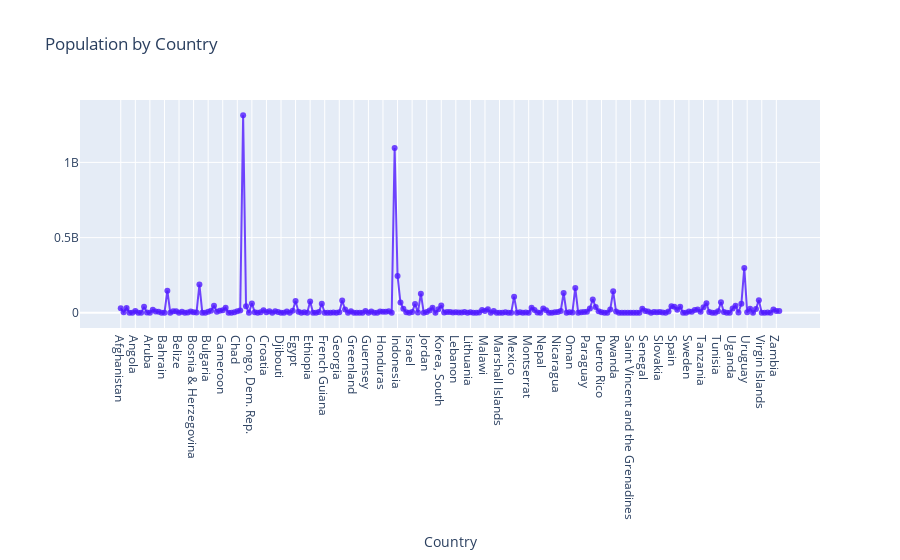

Here is the notebook cell this chart was saved with:
### Markdown cell above
# Population by Country

### Code cell
pop= go.Scatter(
                    x = dataCountries.Country,
                    y = dataCountries.Population,
                    mode = "lines+markers",
                    name = "Population",
                    marker = dict(color = 'rgba(80, 26, 255, 0.8)'),
                    text= dataCountries.Country)
data = [pop]
layout = dict(title = 'Population by Country',
              xaxis= dict(title= 'Country',ticklen= 5,zeroline= False)
             )
fig = dict(data = data, layout = layout)
iplot(fig)

### Figure 1 — Plotly figure (JSON) as saved in the notebook; plotly's stock layout.template omitted (floating-point values rounded to 4 significant figures; data arrays with more than 128 entries replaced by an {"elided": "..."} marker saying what was removed)
{"data": [{"marker": {"color": "rgba(80, 26, 255, 0.8)"}, "mode": "lines+markers", "name": "Population", "text": {"elided": "227 str values"}, "type": "scatter", "x": {"elided": "227 str values"}, "y": {"elided": "227 int values"}}], "layout": {"title": {"text": "Population by Country"}, "xaxis": {"ticklen": 5, "title": {"text": "Country"}, "zeroline": false, "type": "category", "range": [-14.18, 240.2], "autorange": true}, "yaxis": {"type": "linear", "range": [-108600000.0, 1423000000.0], "autorange": true}, "autosize": true}}
